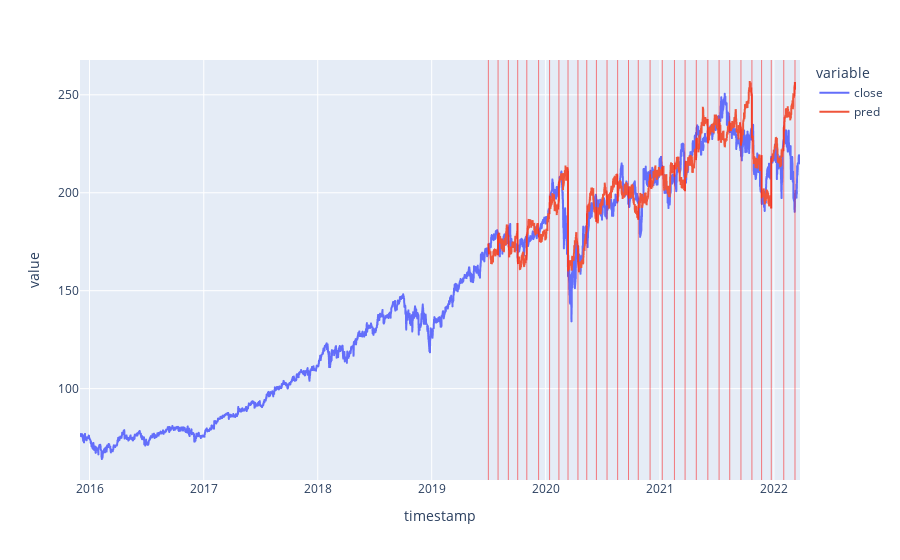

This figure's notebook cell:
### Code cell
ticker = 'V'

simdata = np.load(f'results/Control/{ticker}/simulation.npy')

Yactual = data[ticker]['close']
Xactual = range(len(Yactual))

mid = int(len(data[ticker]) * .5)

Ypred = compute_pred(simdata[0])
print(len(Ypred))
Xpred = range(mid, mid + len(Ypred))
print(len(Xpred))


assert data[ticker]['close'][mid] == simdata[0][0][0][2] # check starting points are the same



test = data[ticker]
df = pd.DataFrame(list(Ypred), index = data[ticker].index[mid:mid+len(Ypred)], columns = ['pred'])

df = pd.concat([test, df], axis = 1)

fig = px.line(df, x = df.index, y = ['close', 'pred'], )
for x in df.index[mid:mid + len(Ypred) + 1:140]:
    fig.add_vline(x = x, line_width = .5, line_color = 'red')
fig.show()

### Figure 1 — Plotly figure (JSON) as saved in the notebook; plotly's stock layout.template omitted (floating-point values rounded to 4 significant figures; data arrays with more than 128 entries replaced by an {"elided": "..."} marker saying what was removed)
{"data": [{"hovertemplate": "variable=close<br>timestamp=%{x}<br>value=%{y}<extra></extra>", "legendgroup": "close", "line": {"color": "#636efa", "dash": "solid"}, "marker": {"symbol": "circle"}, "mode": "lines", "name": "close", "showlegend": true, "type": "scattergl", "x": {"elided": "8261 str values"}, "xaxis": "x", "y": {"elided": "8261 float values"}, "yaxis": "y"}, {"hovertemplate": "variable=pred<br>timestamp=%{x}<br>value=%{y}<extra></extra>", "legendgroup": "pred", "line": {"color": "#EF553B", "dash": "solid"}, "marker": {"symbol": "circle"}, "mode": "lines", "name": "pred", "showlegend": true, "type": "scattergl", "x": {"elided": "8261 str values"}, "xaxis": "x", "y": {"elided": "8261 float values"}, "yaxis": "y"}], "layout": {"legend": {"title": {"text": "variable"}, "tracegroupgap": 0}, "margin": {"t": 60}, "shapes": [{"line": {"color": "red", "width": 0.5}, "type": "line", "x0": "2019-07-01T12:00:00+00:00", "x1": "2019-07-01T12:00:00+00:00", "xref": "x", "y0": 0, "y1": 1, "yref": "y domain"}, {"line": {"color": "red", "width": 0.5}, "type": "line", "x0": "2019-08-01T14:00:00+00:00", "x1": "2019-08-01T14:00:00+00:00", "xref": "x", "y0": 0, "y1": 1, "yref": "y domain"}, {"line": {"color": "red", "width": 0.5}, "type": "line", "x0": "2019-09-03T12:00:00+00:00", "x1": "2019-09-03T12:00:00+00:00", "xref": "x", "y0": 0, "y1": 1, "yref": "y domain"}, {"line": {"color": "red", "width": 0.5}, "type": "line", "x0": "2019-10-03T10:00:00+00:00", "x1": "2019-10-03T10:00:00+00:00", "xref": "x", "y0": 0, "y1": 1, "yref": "y domain"}, {"line": {"color": "red", "width": 0.5}, "type": "line", "x0": "2019-11-01T14:00:00+00:00", "x1": "2019-11-01T14:00:00+00:00", "xref": "x", "y0": 0, "y1": 1, "yref": "y domain"}, {"line": {"color": "red", "width": 0.5}, "type": "line", "x0": "2019-12-09T09:00:00+00:00", "x1": "2019-12-09T09:00:00+00:00", "xref": "x", "y0": 0, "y1": 1, "yref": "y domain"}, {"line": {"color": "red", "width": 0.5}, "type": "line", "x0": "2020-01-13T13:00:00+00:00", "x1": "2020-01-13T13:00:00+00:00", "xref": "x", "y0": 0, "y1": 1, "yref": "y domain"}, {"line": {"color": "red", "width": 0.5}, "type": "line", "x0": "2020-02-12T11:00:00+00:00", "x1": "2020-02-12T11:00:00+00:00", "xref": "x", "y0": 0, "y1": 1, "yref": "y domain"}, {"line": {"color": "red", "width": 0.5}, "type": "line", "x0": "2020-03-12T15:00:00+00:00", "x1": "2020-03-12T15:00:00+00:00", "xref": "x", "y0": 0, "y1": 1, "yref": "y domain"}, {"line": {"color": "red", "width": 0.5}, "type": "line", "x0": "2020-04-13T10:00:00+00:00", "x1": "2020-04-13T10:00:00+00:00", "xref": "x", "y0": 0, "y1": 1, "yref": "y domain"}, {"line": {"color": "red", "width": 0.5}, "type": "line", "x0": "2020-05-11T15:00:00+00:00", "x1": "2020-05-11T15:00:00+00:00", "xref": "x", "y0": 0, "y1": 1, "yref": "y domain"}, {"line": {"color": "red", "width": 0.5}, "type": "line", "x0": "2020-06-11T13:00:00+00:00", "x1": "2020-06-11T13:00:00+00:00", "xref": "x", "y0": 0, "y1": 1, "yref": "y domain"}, {"line": {"color": "red", "width": 0.5}, "type": "line", "x0": "2020-07-15T14:00:00+00:00", "x1": "2020-07-15T14:00:00+00:00", "xref": "x", "y0": 0, "y1": 1, "yref": "y domain"}, {"line": {"color": "red", "width": 0.5}, "type": "line", "x0": "2020-08-18T13:00:00+00:00", "x1": "2020-08-18T13:00:00+00:00", "xref": "x", "y0": 0, "y1": 1, "yref": "y domain"}, {"line": {"color": "red", "width": 0.5}, "type": "line", "x0": "2020-09-22T09:00:00+00:00", "x1": "2020-09-22T09:00:00+00:00", "xref": "x", "y0": 0, "y1": 1, "yref": "y domain"}, {"line": {"color": "red", "width": 0.5}, "type": "line", "x0": "2020-10-23T15:00:00+00:00", "x1": "2020-10-23T15:00:00+00:00", "xref": "x", "y0": 0, "y1": 1, "yref": "y domain"}, {"line": {"color": "red", "width": 0.5}, "type": "line", "x0": "2020-11-30T11:00:00+00:00", "x1": "2020-11-30T11:00:00+00:00", "xref": "x", "y0": 0, "y1": 1, "yref": "y domain"}, {"line": {"color": "red", "width": 0.5}, "type": "line", "x0": "2021-01-08T12:00:00+00:00", "x1": "2021-01-08T12:00:00+00:00", "xref": "x", "y0": 0, "y1": 1, "yref": "y domain"}, {"line": {"color": "red", "width": 0.5}, "type": "line", "x0": "2021-02-16T11:00:00+00:00", "x1": "2021-02-16T11:00:00+00:00", "xref": "x", "y0": 0, "y1": 1, "yref": "y domain"}, {"line": {"color": "red", "width": 0.5}, "type": "line", "x0": "2021-03-22T13:00:00+00:00", "x1": "2021-03-22T13:00:00+00:00", "xref": "x", "y0": 0, "y1": 1, "yref": "y domain"}, {"line": {"color": "red", "width": 0.5}, "type": "line", "x0": "2021-04-27T12:00:00+00:00", "x1": "2021-04-27T12:00:00+00:00", "xref": "x", "y0": 0, "y1": 1, "yref": "y domain"}, {"line": {"color": "red", "width": 0.5}, "type": "line", "x0": "2021-06-03T11:00:00+00:00", "x1": "2021-06-03T11:00:00+00:00", "xref": "x", "y0": 0, "y1": 1, "yref": "y domain"}, {"line": {"color": "red", "width": 0.5}, "type": "line", "x0": "2021-07-09T11:00:00+00:00", "x1": "2021-07-09T11:00:00+00:00", "xref": "x", "y0": 0, "y1": 1, "yref": "y domain"}, {"line": {"color": "red", "width": 0.5}, "type": "line", "x0": "2021-08-12T13:00:00+00:00", "x1": "2021-08-12T13:00:00+00:00", "xref": "x", "y0": 0, "y1": 1, "yref": "y domain"}, {"line": {"color": "red", "width": 0.5}, "type": "line", "x0": "2021-09-17T12:00:00+00:00", "x1": "2021-09-17T12:00:00+00:00", "xref": "x", "y0": 0, "y1": 1, "yref": "y domain"}, {"line": {"color": "red", "width": 0.5}, "type": "line", "x0": "2021-10-22T15:00:00+00:00", "x1": "2021-10-22T15:00:00+00:00", "xref": "x", "y0": 0, "y1": 1, "yref": "y domain"}, {"line": {"color": "red", "width": 0.5}, "type": "line", "x0": "2021-11-22T15:00:00+00:00", "x1": "2021-11-22T15:00:00+00:00", "xref": "x", "y0": 0, "y1": 1, "yref": "y domain"}, {"line": {"color": "red", "width": 0.5}, "type": "line", "x0": "2021-12-23T15:00:00+00:00", "x1": "2021-12-23T15:00:00+00:00", "xref": "x", "y0": 0, "y1": 1, "yref": "y domain"}, {"line": {"color": "red", "width": 0.5}, "type": "line", "x0": "2022-02-01T14:00:00+00:00", "x1": "2022-02-01T14:00:00+00:00", "xref": "x", "y0": 0, "y1": 1, "yref": "y domain"}, {"line": {"color": "red", "width": 0.5}, "type": "line", "x0": "2022-03-09T14:00:00+00:00", "x1": "2022-03-09T14:00:00+00:00", "xref": "x", "y0": 0, "y1": 1, "yref": "y domain"}], "xaxis": {"anchor": "y", "domain": [0, 1], "title": {"text": "timestamp"}}, "yaxis": {"anchor": "x", "domain": [0, 1], "title": {"text": "value"}}}}
